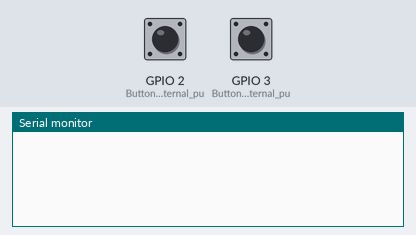
The sketch below on a simulated ESP32. Parts: the last lines printed to the serial monitor. The test bench sets the inputs (shaded band); at power-on: GPIO 2 (Button_1_with_internal_pu) HIGH, GPIO 3 (Button_2_with_internal_pu) HIGH. Storage starts empty; the audio player accepts every command and is not drawn.

Above: at 1.2 s.
1.3 s: GPIO 2 (Button_1_with_internal_pu) pulled LOW for 0.15 s
At 2.3 s:
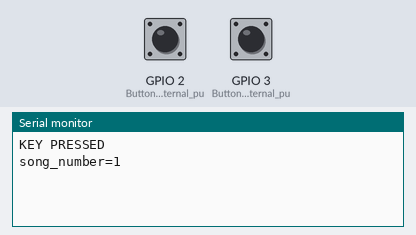
2.9 s: GPIO 3 (Button_2_with_internal_pu) pulled LOW for 0.15 s
At 3.5 s:
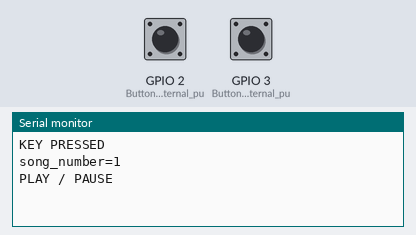
4.5 s: GPIO 2 (Button_1_with_internal_pu) pulled LOW for 1 s
At 5.9 s:
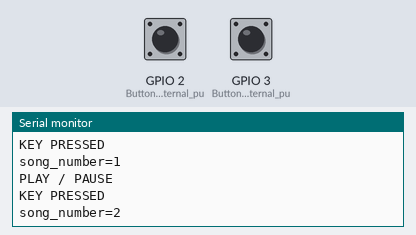

Measured:
- after the input at 1.3 s, the serial monitor: prints a new line at once (image 1)
- after the input at 2.9 s, the serial monitor: prints a new line at once (image 2)
- after the input at 4.5 s, the serial monitor: prints a new line at once (image 3)

The sketch:

audio_player.ino
```cpp
#include "SD.h" //Lib to read SD card
#include "TMRpcm.h" //Lib to play auido
#include "SPI.h" //SPI lib for SD card

#define SD_ChipSelectPin 10 //Chip select is pin number 10
TMRpcm music; //Lib object is named "music"

int song_number=0;
boolean debounce1=true;
boolean debounce2=true;
boolean play_pause;

void setup(){
music.speakerPin = 9; //Auido out on pin 9
Serial.begin(9600); //Serial Com for debugging
if (!SD.begin(SD_ChipSelectPin)) {
Serial.println("SD fail");
return;
}

pinMode(2, INPUT_PULLUP); //Button 1 with internal pull up to chage track
pinMode(3, INPUT_PULLUP); //Button 2 with internal pull up to play/pause
pinMode(3, INPUT_PULLUP); //Button 2 with internal pull up to fast forward

music.setVolume(5);    //   0 to 7. Set volume level
music.quality(1);        //  Set 1 for 2x oversampling Set 0 for normal
//music.volume(0);        //   1(up) or 0(down) to control volume
//music.play("filename",30); plays a file starting at 30 seconds into the track
}

void loop()
{


  if (digitalRead(2)==LOW  && debounce1 == true) //Button 1 Pressed
  {
  song_number++;
  if (song_number==5)
  {song_number=1;}
  debounce1=false;
  Serial.println("KEY PRESSED");
  Serial.print("song_number=");
  Serial.println(song_number);

  if (song_number ==1)
  {music.play("1.wav");} //Play song 1 from 10th second

  if (song_number ==2)
  {music.play("2.wav");} //Play song 2 from 33rd second

  if (song_number ==3)
  {music.play("3.wav");} //Play song 3 from start

  if (song_number ==4)
  {music.play("4.wav");} //Play song 4 from 25th second

  }
  if (digitalRead(3)==LOW  && debounce2 == true) //Button 2 Pressed
  {
  music.pause();  Serial.println("PLAY / PAUSE");
  debounce2=false;}

  if (digitalRead(3)==HIGH)//Avoid debounce
  debounce2=true;

  if (digitalRead(2)==HIGH) //Avoid debounce
  debounce1=true;

}
```
